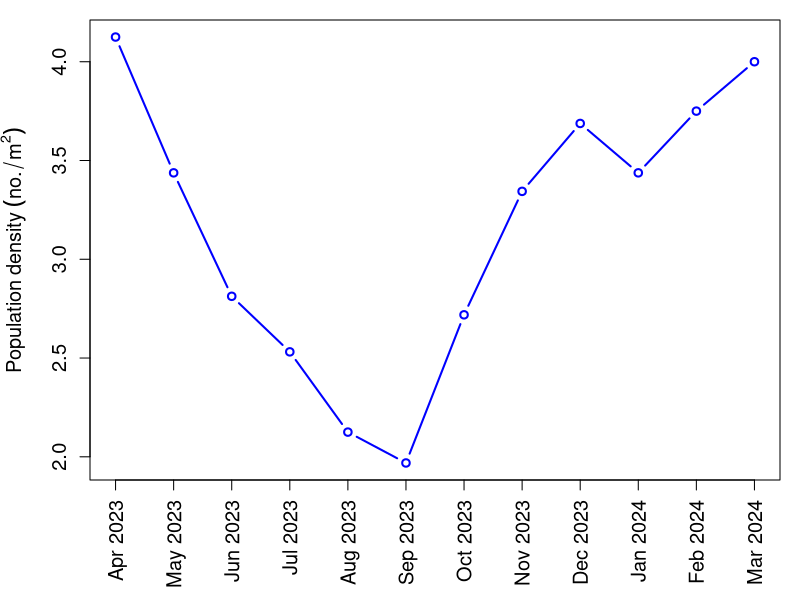
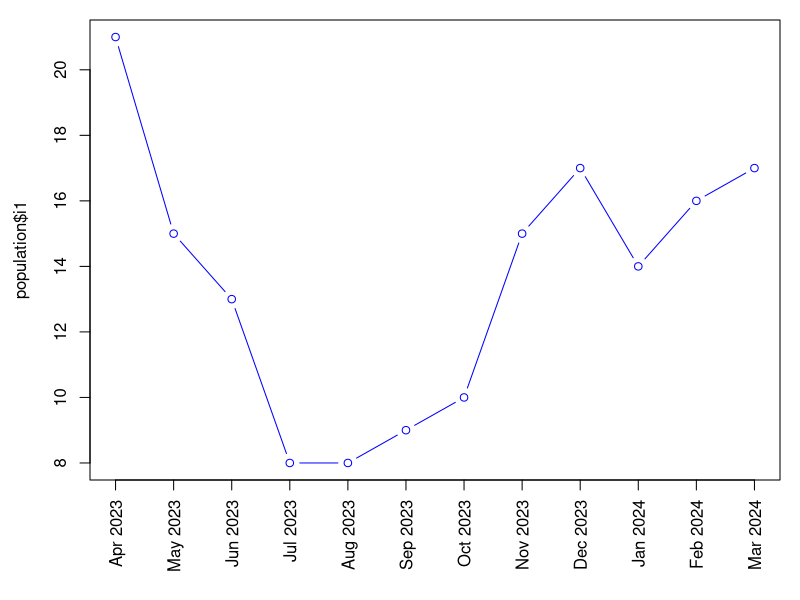

Source code (R) for these figures, in order: (Note: this script raises an error after producing the figures.)
## ---- chunk 1
knitr::opts_chunk$set(echo = TRUE)
## ---- chunk 2
population=read.csv("data/population.csv")
str(population)
## ---- chunk 3

# Calculate mean
a=4
mean= (population$i1+ population$i2+ population$i3+ population$i4+ population$i5+ population$i6+ population$i7+ population$i8)/(8*a)
# tiff("docs/Fig_3.tiff", height=4, width=6, units='in', res=300)
par(mar=c(6, 4.5, 1, 1))
magnify=1.2
plot(mean,
     type='b', col='blue',
     xlab='', ylab=expression(Population~density~(no./m^2)), xlim=c(1,12), xaxt='n', lwd=2,
     cex.axis = magnify, cex.lab = magnify)

# legend('top', legend=c('Mean'), col=c('blue'), lwd=c(3), lty=1)

axis(1, at=seq(1,12), population$Month, las=2, cex.axis = magnify)
# title('Monthly variation in population density of L. marginalis')
# dev.off()
## ---- chunk 4
plot(population$i1,
     type='b', col='blue',
     xlab='', xlim=c(1,12), xaxt='n')
axis(1, at=seq(1,12), population$Month, las=2)
## ---- chunk 5
kruskal.test(subset(population, select=c(2:9)))
## ---- chunk 6
wilcox.test(population$i1, population$i2)
## ---- chunk 7
wilcox.test(population$i2, population$i3)
## ---- chunk 8
wilcox.test(population$i3, population$i1)
## ---- chunk 9
water=read.csv("data/water-quality.csv")
for (w in c('Depth','Temperature','pH')) {
  arr=water[[w]]
  cat(sprintf('%15s - mean: %f, sd: %f min: %f, max: %f\n', w, mean(arr), sd(arr),
              min(arr), max(arr)))
}
## ---- chunk 10
library(ggplot2)

# Month needs to be factorized to facilitate plotting and preserve order
Month1=factor(water$Month, levels=water$Month)
df= data.frame(Month=Month1, Depth=water$Depth,
               Temperature=water$Temperature, pH=water$pH, mean=mean)


scale=6

ggplot(data = df, aes(x = Month, group = 1)) +
  geom_line(aes(y = mean, color = "black"), linewidth = 1.3) +
  geom_point(aes(y = mean, color = "black"), shape=1, size=3) +
  
  geom_line(aes(y = Temperature / scale, color = "blue"), linewidth = 1.3) +
  geom_point(aes(y = Temperature / scale, color = "blue"), shape=1, size=3) +

  scale_y_continuous(name = "Population / m^2",
                     sec.axis = sec_axis(transform = ~ . * scale, name = "Temperature °C")) +
  scale_color_manual('', labels= c('Population / m^2','Temperature °C'),
                     values = c("black", "blue")) +
  theme_bw() +
  theme(legend.position = "top", axis.text.x= element_text(size=11, angle = 90, vjust = 0.5),
        axis.text.y.right= element_text(size=11, color='blue'),
        axis.title.y.right = element_text(color='blue'))


## ---- chunk 11
scale=1
ggplot(data = df, aes(x = Month, group = 1)) +
  geom_line(aes(y = mean, color = "black"), linewidth = 1.3) +
  geom_point(aes(y = mean, color = "black"), shape=1, size=3) +
  
  geom_line(aes(y = Depth / scale, color = "blue"), linewidth = 1.3) +
  geom_point(aes(y = Depth / scale, color = "blue"), shape=1, size=3) +

  scale_y_continuous(name = "Population / m^2",
                     sec.axis = sec_axis(transform = ~ . * scale, name = "Depth")) +
  scale_color_manual('', labels= c('Population / m^2','Depth'),
                     values = c("black", "blue")) +
  theme_bw() +
  theme(legend.position = "top", axis.text.x= element_text(size=11, angle = 90, vjust = 0.5),
        axis.text.y.right= element_text(size=11, color='blue'),
        axis.title.y.right = element_text(color='blue'))

## ---- chunk 12
scale=2
ggplot(data = df, aes(x = Month, group = 1)) +
  geom_line(aes(y = mean, color = "black"), linewidth = 1.3) +
  geom_point(aes(y = mean, color = "black"), shape=1, size=3) +
  
  geom_line(aes(y = pH / scale, color = "blue"), linewidth = 1.3) +
  geom_point(aes(y = pH / scale, color = "blue"), shape=1, size=3) +

  scale_y_continuous(name = "Population / m^2",
                     sec.axis = sec_axis(transform = ~ . * scale, name = "pH")) +
  scale_color_manual('', labels= c('Population / m^2','pH'),
                     values = c("black", "blue")) +
  theme_bw() +
  theme(legend.position = "top", axis.text.x= element_text(size=11, angle = 90, vjust = 0.5),
        axis.text.y.right= element_text(size=11, color='blue'),
        axis.title.y.right = element_text(color='blue'))

## ---- chunk 13
water=read.csv("data/water-quality.csv")
str(water)

plot(water$Depth, mean,
     type='p', col='blue',
     xlab='Depth (m)', ylab='Population / m^2')

plot(water$Temperature, mean,
     type='p', col='blue',
     xlab='Temperature °C', ylab='Population / m^2')

plot(water$pH, mean,
     type='p', col='blue',
     xlab='pH', ylab='Population / m^2')
## ---- chunk 14
for (i in colnames(df)[2:4]) {
  print(i)
  print(cor.test(df[[i]], mean, method='spearman'))
  cat(sprintf('\n'))
}
## ---- chunk 15
library("ggpubr")
library(cowplot)
# tiff("docs/Fig_4.tiff", height=9, width=5, units='in', res=300)
figA= ggscatter(df, x = "Depth", y = "mean",
          add = "reg.line", conf.int = TRUE,
          xlab = "Depth (m)",
          title = 'A') +
  labs(y=expression(Population~density~(no./m^2))) +
  stat_cor(cor.coef.name = 'rho', label.x=1.5, label.y=3.5, method='spearman',
           size=5, p.accuracy=0.001)


figB= ggscatter(df, x = "Temperature", y = "mean",
          add = "reg.line", conf.int = TRUE,
          xlab = "Temperature (°C)",
          title = 'B') +
  labs(y=expression(Population~density~(no./m^2))) +
  stat_cor(cor.coef.name = 'rho', label.x=20, label.y=4.3, method='spearman',
           size=5, p.accuracy=0.001)


figC= ggscatter(df, x = "pH", y = "mean",
          add = "reg.line", conf.int = TRUE,
          xlab = "pH",
          title = 'C') +
  labs(y=expression(Population~density~(no./m^2))) +
  stat_cor(cor.coef.name = 'rho', label.x=6.9, label.y=4.3, method='spearman',
           size=5, p.accuracy=0.001)

plot_grid(figA, figB, figC, ncol=1, align = "v")
# dev.off()
